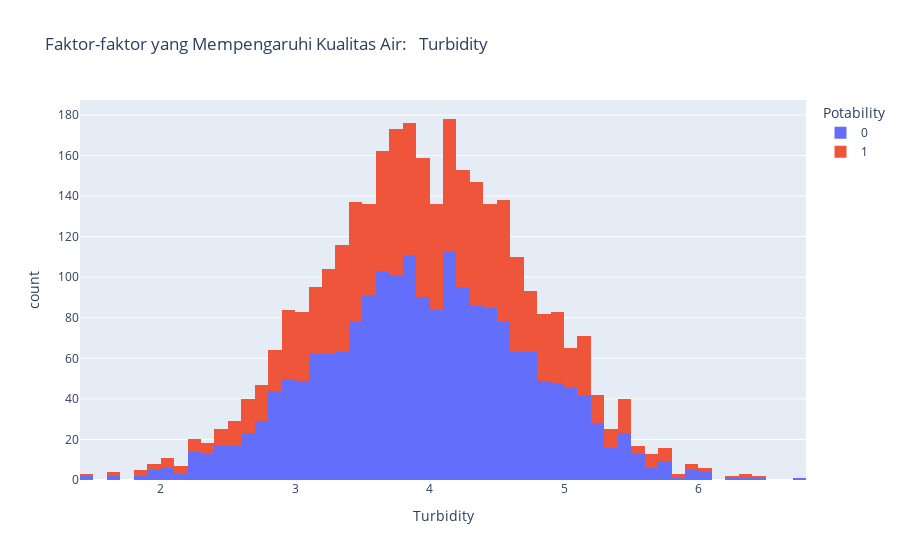

Notebook code for this chart:
### Code cell
import pandas as pd
import plotly.express as px

# Membaca dataset
dataset_path = r'C:\Users\SODIKAP\Pictures\dataset\water_potability.csv'
df = pd.read_csv(dataset_path)

# Membuat histogram perbandingan variabel dengan potabilitas menggunakan Plotly Express
figure = px.histogram(df, x= "Turbidity",
                      color="Potability",
                      title="Faktor-faktor yang Mempengaruhi Kualitas Air:   Turbidity " )
figure.show()

### Figure 1 — Plotly figure (JSON) as saved in the notebook; plotly's stock layout.template omitted (floating-point values rounded to 4 significant figures; data arrays with more than 128 entries replaced by an {"elided": "..."} marker saying what was removed)
{"data": [{"alignmentgroup": "True", "bingroup": "x", "hovertemplate": "Potability=0<br>Turbidity=%{x}<br>count=%{y}<extra></extra>", "legendgroup": "0", "marker": {"color": "#636efa", "pattern": {"shape": ""}}, "name": "0", "offsetgroup": "0", "orientation": "v", "showlegend": true, "type": "histogram", "x": {"elided": "1998 float values"}, "xaxis": "x", "yaxis": "y"}, {"alignmentgroup": "True", "bingroup": "x", "hovertemplate": "Potability=1<br>Turbidity=%{x}<br>count=%{y}<extra></extra>", "legendgroup": "1", "marker": {"color": "#EF553B", "pattern": {"shape": ""}}, "name": "1", "offsetgroup": "1", "orientation": "v", "showlegend": true, "type": "histogram", "x": {"elided": "1278 float values"}, "xaxis": "x", "yaxis": "y"}], "layout": {"barmode": "relative", "legend": {"title": {"text": "Potability"}, "tracegroupgap": 0}, "title": {"text": "Faktor-faktor yang Mempengaruhi Kualitas Air:   Turbidity "}, "xaxis": {"anchor": "y", "domain": [0, 1], "title": {"text": "Turbidity"}}, "yaxis": {"anchor": "x", "domain": [0, 1], "title": {"text": "count"}}}}
